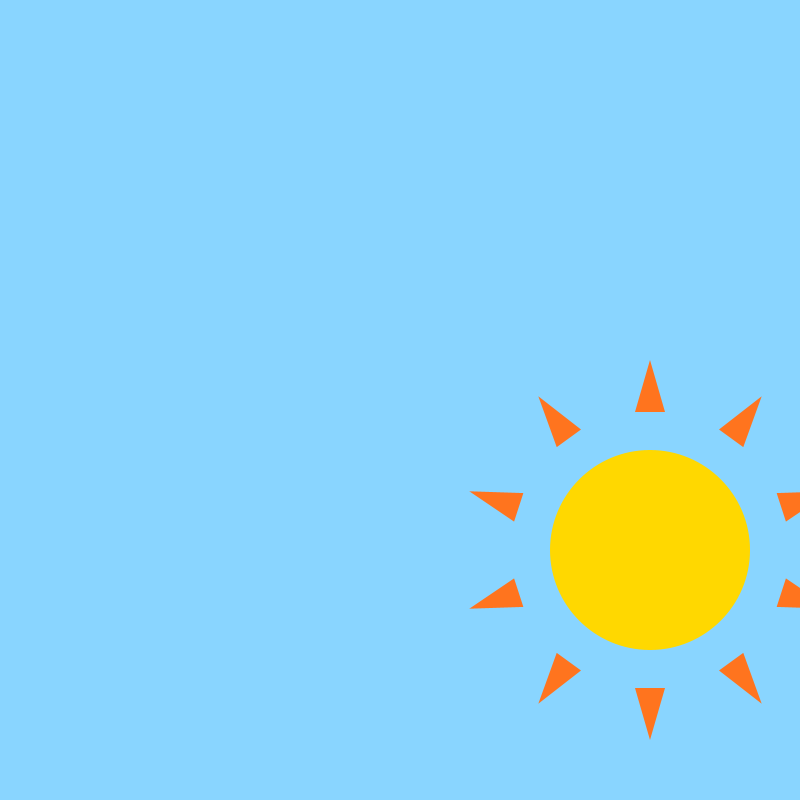
Frame 1 (no input)
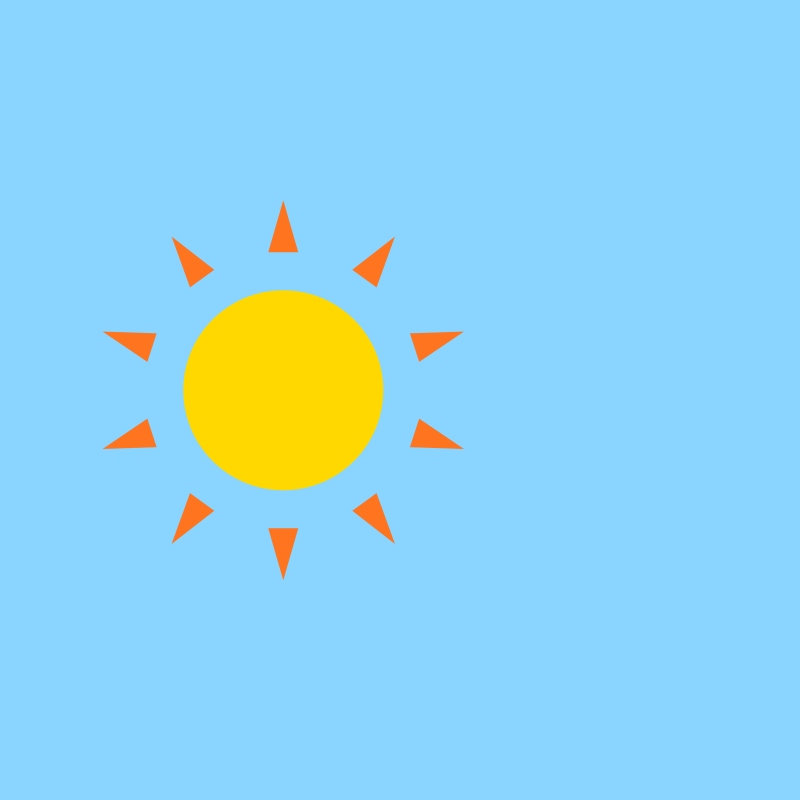
Frame 60 (the mouse pressed at the canvas centre just before this capture)
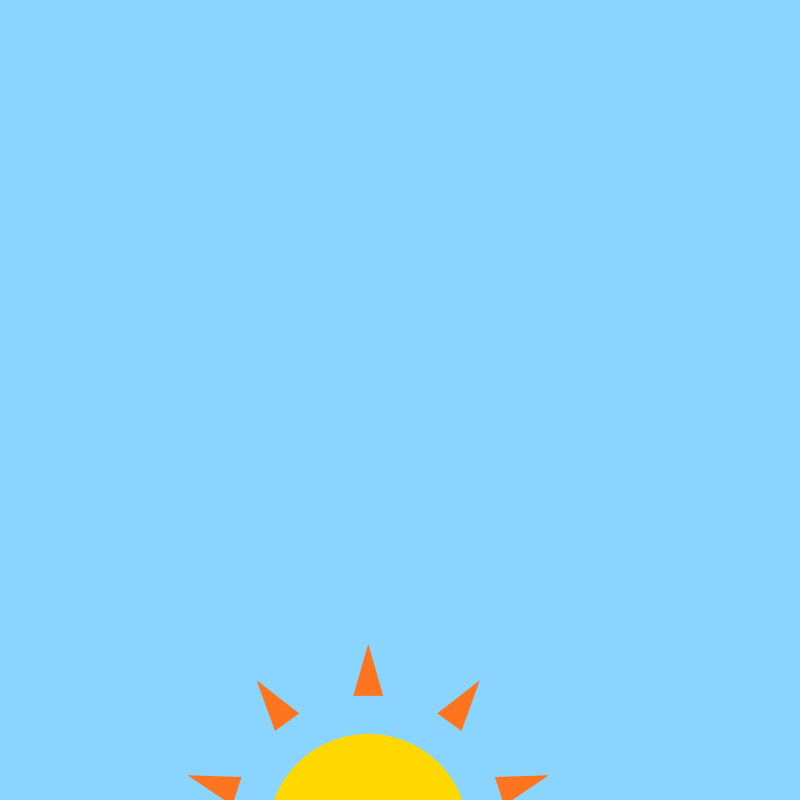
Frame 120 (the mouse held since frame 60 and released just before this capture)

The Processing sketch that drew these frames (run headless with seeded random() and noise(); from frame 60 on, the mouse is pressed at the canvas centre):

// Processing sketch: jens_stuff
// ── jens_stuff.pde
Sun sun;
color yellow = color(255, 216, 0);
color orange = color(255, 116, 30);
color blue = color(137, 213, 255);

void setup() {
  size(800,800);
  sun = new Sun(width-150, height/2+150, 200, yellow, orange, 30, 10);
}

void draw() {
  background(blue);
  sun.display();
  sun.moveSun(0.02, width/2);
}

// ── Spoke.pde
class Spoke {
  public float beginX;    //the "important" x,y point is the bottom left one
  public float beginY;
  public float sideLength;
  public color spokeColor;
  public float currentX;
  public float currentY;
  public float currentX2 = currentX + sideLength;
  public float currentY2 = currentY;
  public float currentX3 = currentX + sideLength/2;
  public float currentY3 = currentY + sideLength * sqrt(3);
  
  
  public Spoke() {
  }
  public void init(float beginX, float beginY, float sideLength, color spokeColor) {
    this.beginX = beginX;
    this.beginY = beginY;
    this.sideLength = sideLength;
    this.spokeColor = spokeColor;
    this.currentX = beginX;
    this.currentY = beginY;
  }
  
  public void display() {
    fill(spokeColor);
    noStroke();
    triangle(currentX, currentY, currentX2, currentY2, currentX3, currentY3);
  }
}

// ── Sun.pde
class Sun {
  public float beginX;
  public float beginY;
  public float currentX;
  public float currentY;
  public float currentAngle = PI;    //starting position
  public float diameter;
  public color sunColor;
  public color spokeColor;
  public float spokeSize;
  public int numSpokes;
  
  //constructor overloads; all or nothing lol
  public Sun(){
  }
  public Sun(float beginX, float beginY, float diameter, color sunColor, color spokeColor, int spokeSize, int numSpokes) {
    this.currentX = beginX;
    this.currentY = beginY;
    this.beginX = beginX;
    this.beginY = beginY;
    this.diameter = diameter;
    this.sunColor = sunColor;
    this.spokeColor = spokeColor;
    this.spokeSize = spokeSize;
    this.numSpokes = numSpokes;
    
  }
  
  public void display() {
    fill(sunColor);
    noStroke();
    ellipseMode(CENTER);
    circle(currentX, currentY, diameter);
    displaySpokes();
  }
  
  //code adapted from https://www.openprocessing.org/sketch/106191
  //moves sun in a circle lol
  public void moveSun(float speed, float size) {
    currentX = beginX + sin(currentAngle) * size;
    currentY = beginY + cos(currentAngle) * size;
    currentAngle += speed;
  }
  
  public void displaySpokes() {
    float angle = 0;
    float scale = (diameter/1.25) + spokeSize;
    float increment = (2*PI)/numSpokes;
    
    for (int i=0; i<numSpokes; i++) {
      
      float x = currentX + sin(angle) * scale;
      float y = currentY + cos(angle) * scale;
      
      pushMatrix();
      translate(x, y);
      rotate(PI-angle);
      fill(spokeColor);
      noStroke();
      triangle(0, 0, -0.5*spokeSize, spokeSize*sqrt(3), 0.5*spokeSize, spokeSize*sqrt(3));
      popMatrix();
      
      angle += increment;
    }
  }
}
